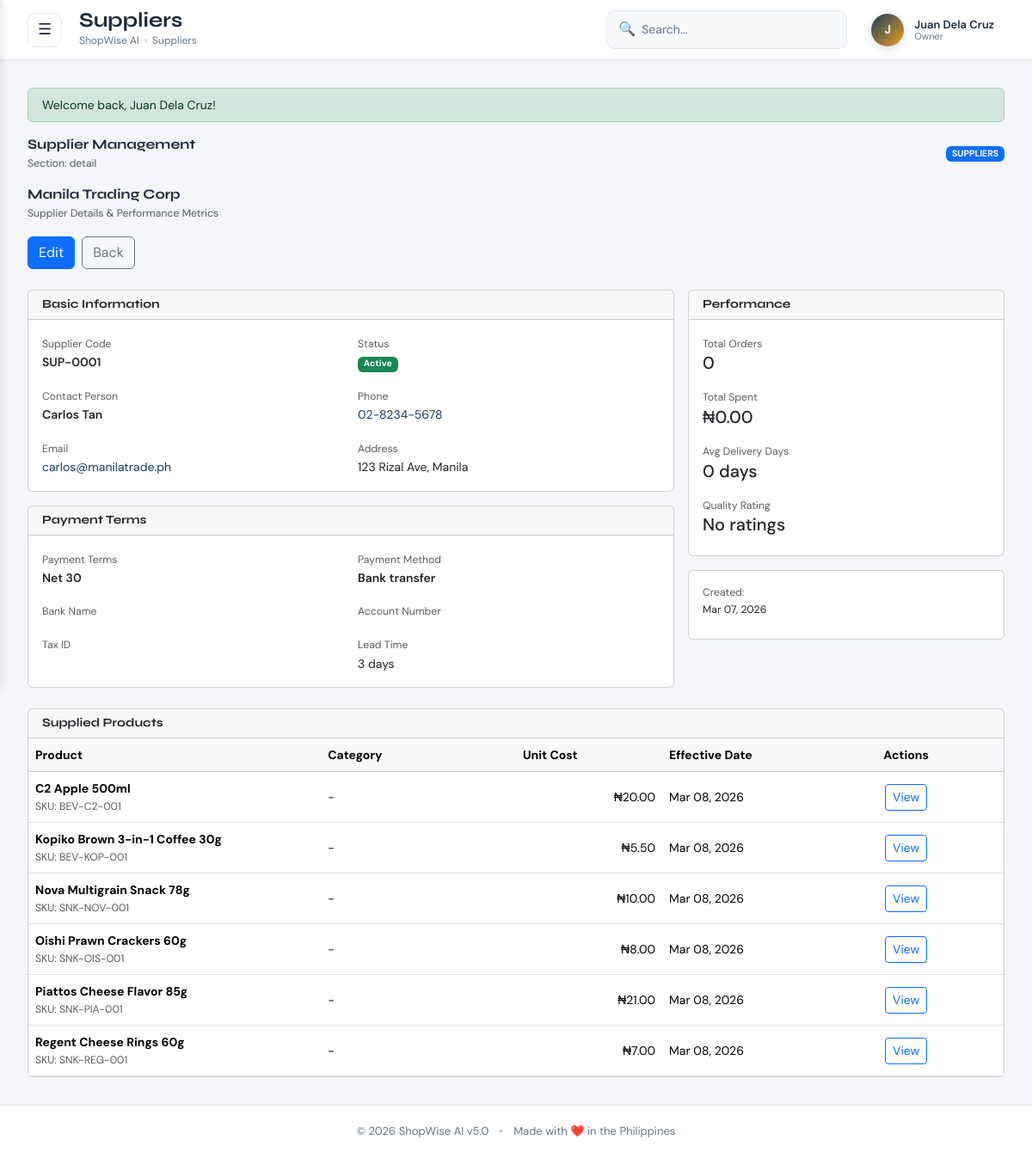
The app's page /suppliers/1 (signed in) with its own data.
### tables this page shows
CREATE TABLE suppliers (
    supplier_id INT UNSIGNED AUTO_INCREMENT PRIMARY KEY,
    supplier_name VARCHAR(100) NOT NULL,
    contact_person VARCHAR(100),
    phone VARCHAR(20),
    alt_phone VARCHAR(20) NULL,
    email VARCHAR(100) NULL,
    viber VARCHAR(20) NULL,
    address TEXT,
    payment_terms VARCHAR(60),
    credit_limit DECIMAL(12,2) DEFAULT 0.00,
    lead_time_days TINYINT UNSIGNED DEFAULT 7,
    delivery_days VARCHAR(50) NULL COMMENT 'e.g., Mon,Wed,Fri',
    min_order_value DECIMAL(12,2) DEFAULT 0.00,
    bank_details TEXT NULL,
    contract_start DATE NULL,
    contract_end DATE NULL,
    status ENUM('active','inactive','blacklisted') DEFAULT 'active',
    created_at DATETIME DEFAULT CURRENT_TIMESTAMP,
    INDEX idx_name (supplier_name),
    INDEX idx_status (status)
);

CREATE TABLE products (
    product_id INT UNSIGNED AUTO_INCREMENT PRIMARY KEY,
    branch_id INT UNSIGNED DEFAULT 1,
    product_code VARCHAR(30) NOT NULL UNIQUE,
    product_name VARCHAR(150) NOT NULL,
    product_alias VARCHAR(150) NULL COMMENT 'Search alias',
    category_id INT UNSIGNED NOT NULL,
    brand_id INT UNSIGNED NULL,
    primary_supplier_id INT UNSIGNED NULL,
    secondary_supplier_id INT UNSIGNED NULL,
    unit_of_measure VARCHAR(20) DEFAULT 'pc',
    storage_condition ENUM('dry','chilled','frozen') DEFAULT 'dry',
    description TEXT NULL,
    is_vatable TINYINT(1) DEFAULT 1,
    
    cost_price DECIMAL(12,2) NOT NULL DEFAULT 0.00,
    avg_cost_price DECIMAL(12,2) NOT NULL DEFAULT 0.00,
    selling_price DECIMAL(12,2) NOT NULL DEFAULT 0.00,
    wholesale_price DECIMAL(12,2) DEFAULT 0.00,
    min_selling_price DECIMAL(12,2) DEFAULT 0.00,
    promo_price DECIMAL(12,2) NULL,
    promo_start DATETIME NULL,
    promo_end DATETIME NULL,
    
    markup_pct DECIMAL(5,2) GENERATED ALWAYS AS (
        ROUND(((selling_price-cost_price)/NULLIF(cost_price,0))*100,2)
    ) STORED,
    margin_pct DECIMAL(5,2) GENERATED ALWAYS AS (
        ROUND(((selling_price-cost_price)/NULLIF(selling_price,0))*100,2)
    ) STORED,
    
    minimum_stock INT UNSIGNED DEFAULT 10,
    reorder_point INT UNSIGNED DEFAULT 20,
    reorder_qty INT UNSIGNED DEFAULT 50,
    maximum_stock INT UNSIGNED DEFAULT 500,
    current_stock INT UNSIGNED DEFAULT 0,
    
    image_path VARCHAR(255) NULL,
    status ENUM('active','inactive','discontinued','seasonal') DEFAULT 'active',
    
    created_by INT UNSIGNED NULL,
    created_at DATETIME DEFAULT CURRENT_TIMESTAMP,
    updated_at DATETIME DEFAULT CURRENT_TIMESTAMP ON UPDATE CURRENT_TIMESTAMP,
    
    FOREIGN KEY (category_id) REFERENCES categories(category_id) ON DELETE RESTRICT,
    FOREIGN KEY (brand_id) REFERENCES brands(brand_id) ON DELETE SET NULL,
    FOREIGN KEY (primary_supplier_id) REFERENCES suppliers(supplier_id) ON DELETE SET NULL,
    FOREIGN KEY (secondary_supplier_id) REFERENCES suppliers(supplier_id) ON DELETE SET NULL,
    FOREIGN KEY (branch_id) REFERENCES branches(branch_id) ON DELETE CASCADE,
    
    INDEX idx_code (product_code),
    INDEX idx_name (product_name),
    INDEX idx_category (category_id),
    INDEX idx_brand (brand_id),
    INDEX idx_status (status),
    INDEX idx_current_stock (current_stock)
);

### views/suppliers/detail.php (the view, shortened to what the rows shown need)
<div class="page-header gap-3 mb-4">
    <div>
        <h5 class="mb-1"><?= e($supplier['supplier_name'] ?? 'Supplier') ?></h5>
        <p class="text-muted small">Supplier Details & Performance Metrics</p>
    </div>
    <div class="d-flex gap-2">
        <?php if (canAccess(['owner', 'manager'])): ?>
            <a href="<?= e(BASE_URL) ?>/suppliers/<?= e((string)$supplier['supplier_id']) ?>/edit" class="btn btn-primary">Edit</a>
        <?php endif; ?>
        <a href="<?= e(BASE_URL) ?>/suppliers" class="btn btn-outline-secondary">Back</a>
    </div>
</div>
<div class="row g-3 mb-4">
    <div class="col-lg-8">
        <div class="card card-soft">
            <div class="card-header">
                <h6 class="mb-0">Basic Information</h6>
            </div>
            <div class="card-body">
                <div class="row g-3">
                    <div class="col-sm-6">
                        <small class="text-muted">Supplier Code</small>
                        <div class="fw-600"><?= e($supplier['supplier_code'] ?? '-') ?></div>
                    </div>
                    <div class="col-sm-6">
                        <small class="text-muted">Status</small>
                        <div>
                            <?php
                            $badgeClass = match($supplier['status'] ?? '') {
                                'active' => 'text-bg-success',
                                'inactive' => 'text-bg-warning',
                                'archived' => 'text-bg-secondary',
                                default => 'text-bg-light'
                            };
                            ?>
                            <span class="badge <?= $badgeClass ?>"><?= e(ucfirst($supplier['status'] ?? '')) ?></span>
                        </div>
                    </div>
                    <div class="col-sm-6">
                        <small class="text-muted">Contact Person</small>
                        <div class="fw-600"><?= e($supplier['contact_person'] ?? '-') ?></div>
                    </div>
                    <div class="col-sm-6">
                        <small class="text-muted">Phone</small>
                        <div><a href="tel:<?= e($supplier['phone'] ?? '') ?>"><?= e($supplier['phone'] ?? '-') ?></a></div>
                    </div>
                    <div class="col-sm-6">
                        <small class="text-muted">Email</small>
                        <div><a href="mailto:<?= e($supplier['email'] ?? '') ?>"><?= e($supplier['email'] ?? '-') ?></a></div>
                    </div>
                    <div class="col-sm-6">
                        <small class="text-muted">Address</small>
                        <div><?= e($supplier['address'] ?? '-') ?></div>
                    </div>
                </div>
            </div>
        </div>
        <div class="card card-soft mt-3">
            <div class="card-header">
                <h6 class="mb-0">Payment Terms</h6>
            </div>
            <div class="card-body">
                <div class="row g-3">
                    <div class="col-sm-6">
                        <small class="text-muted">Payment Terms</small>
                        <div class="fw-600"><?= e(ucfirst($supplier['payment_terms'] ?? '-')) ?></div>
                    </div>
                    <div class="col-sm-6">
                        <small class="text-muted">Payment Method</small>
                        <div class="fw-600"><?= e(ucfirst(str_replace('_', ' ', $supplier['payment_method'] ?? '-'))) ?></div>
                    </div>
                    <div class="col-sm-6">
                        <small class="text-muted">Bank Name</small>
                    </div>
                    <div class="col-sm-6">
                        <small class="text-muted">Account Number</small>
                    </div>
                    <div class="col-sm-6">
                        <small class="text-muted">Tax ID</small>
                    </div>
                    <div class="col-sm-6">
                        <small class="text-muted">Lead Time</small>
                        <div><?= (int)($supplier['lead_time_days'] ?? 0) ?> days</div>
                    </div>
                </div>
            </div>
        </div>
    </div>
    <div class="col-lg-4">
        <?php if (isset($performance) && $performance): ?>
            <div class="card card-soft">
                <div class="card-header">
                    <h6 class="mb-0">Performance</h6>
                </div>
                <div class="card-body">
                    <div class="mb-3">
                        <small class="text-muted">Total Orders</small>
                        <div class="h5">
                            <?= (int)($performance['total_orders'] ?? 0) ?>
                        </div>
                    </div>
                    <div class="mb-3">
                        <small class="text-muted">Total Spent</small>
                        <div class="h5">
                            ₦<?= number_format((float)($performance['total_spent'] ?? 0), 2) ?>
                        </div>
                    </div>
                    <div class="mb-3">
                        <small class="text-muted">Avg Delivery Days</small>
                        <div class="h5">
                            <?= round((float)($performance['avg_delivery_days'] ?? 0), 1) ?> days
                        </div>
                    </div>
                    <div>
                        <small class="text-muted">Quality Rating</small>
                        <div class="h5">
                            <?php
                            $rating = (float)($performance['avg_quality_rating'] ?? 0);
                            echo $rating > 0 ? round($rating, 2) . ' / 5' : 'No ratings';
                            ?>
                        </div>
                    </div>
                </div>
            </div>
        <?php endif; ?>
        <div class="card card-soft mt-3">
            <div class="card-body small">
                <div class="mb-2">
                    <span class="text-muted">Created:</span>
                    <div><?= (new DateTime($supplier['created_at'] ?? 'now'))->format('M d, Y') ?></div>
                </div>
            </div>
        </div>
    </div>
</div>
<?php if (!empty($products)): ?>
    <div class="card card-soft mt-4">
        <div class="card-header">
            <h6 class="mb-0">Supplied Products</h6>
        </div>
        <div class="table-wrap">
            <table class="table table-hover align-middle mb-0">
                <thead class="table-light">
                    <tr>
                        <th style="width: 30%;">Product</th>
                        <th style="width: 20%;">Category</th>
                        <th style="width: 15%;">Unit Cost</th>
                        <th style="width: 15%;">Effective Date</th>
                        <th style="width: 20%;" class="text-center">Actions</th>
                    </tr>
                </thead>
                <tbody>
                    <?php foreach (array_slice($products, 0, 15) as $product): ?>
                        <tr>
                            <td>
                                <strong><?= e($product['product_name'] ?? '') ?></strong>
                                <div class="small text-muted">SKU: <?= e($product['product_code'] ?? '') ?></div>
                            </td>
                            <td>
                                <?= e($product['category_name'] ?? '-') ?>
                            </td>
                            <td class="text-end">
                                ₦<?= number_format((float)($product['unit_cost'] ?? 0), 2) ?>
                            </td>
                            <td>
                                <?= (new DateTime($product['effective_date'] ?? 'now'))->format('M d, Y') ?>
                            </td>
                            <td class="text-center">
                                <a href="<?= e(BASE_URL) ?>/products/<?= e((string)$product['product_id']) ?>" class="btn btn-sm btn-outline-primary">View</a>
                            </td>
                        </tr>
                    <?php endforeach; ?>
                </tbody>
            </table>
        </div>
    </div>
<?php endif; ?>

### core/Router.php (shortened to what the rows shown need)
<?php
class Router
{
    private static array $routes = [];
    private static string $basePath = '/ShopWise_ai';
    public static function get(string $pattern, string $controller, string $method): void
    {
        self::$routes[] = [
            'method' => 'GET',
            'pattern' => $pattern,
            'controller' => $controller,
            'action' => $method
        ];
    }
    public static function post(string $pattern, string $controller, string $method): void
    {
        self::$routes[] = [
            'method' => 'POST',
            'pattern' => $pattern,
            'controller' => $controller,
            'action' => $method
        ];
    }
    public static function dispatch(): void
    {
        $requestMethod = $_SERVER['REQUEST_METHOD'];
        $requestUri = $_SERVER['REQUEST_URI'];
        $requestUri = strtok($requestUri, '?');
        $requestUri = str_replace(self::$basePath, '', $requestUri);
        foreach (self::$routes as $route) {
            if ($route['method'] !== $requestMethod) {
                continue;
            }
            $pattern = self::convertPatternToRegex($route['pattern']);
            if (preg_match($pattern, $requestUri, $matches)) {
                $params = array_filter($matches, 'is_string', ARRAY_FILTER_USE_KEY);
                $actionName = $route['action'];
                $controller = new $controllerName();
                call_user_func_array([$controller, $actionName], $params);
                return;
            }
        }
    }
    private static function convertPatternToRegex(string $pattern): string
    {
        $pattern = str_replace('/', '\/', $pattern);
        $pattern = preg_replace('/:([\w]+)/', '(?P<$1>[^\/]+)', $pattern);
        return '/^' . $pattern . '$/';
    }
}

### records on screen
suppliers: supplier_name "Manila Trading Corp", status "Active", contact_person "Carlos Tan", phone "02-8234-5678", email "carlos@manilatrade.ph", address "123 Rizal Ave, Manila", payment_terms "Net 30", lead_time_days "3", created_at "Mar 07, 2026"
products: product_name "C2 Apple 500ml", product_code "BEV-C2-001", category_name "-", cost_price "20.00", format "Mar 08, 2026"
products: product_name "Kopiko Brown 3-in-1 Coffee 30g", product_code "BEV-KOP-001", category_name "-", cost_price "5.50", format "Mar 08, 2026"
products: product_name "Nova Multigrain Snack 78g", product_code "SNK-NOV-001", category_name "-", cost_price "10.00", format "Mar 08, 2026"
products: product_name "Oishi Prawn Crackers 60g", product_code "SNK-OIS-001", category_name "-", cost_price "8.00", format "Mar 08, 2026"
products: product_name "Piattos Cheese Flavor 85g", product_code "SNK-PIA-001", category_name "-", cost_price "21.00", format "Mar 08, 2026"
products: product_name "Regent Cheese Rings 60g", product_code "SNK-REG-001", category_name "-", cost_price "7.00", format "Mar 08, 2026"

### other values on screen
$supplier['supplier_code'] "SUP-0001"
str_replace('_', ' ', $supplier['payment_method'] ?? '-') "Bank transfer"
$performance['total_orders'] "0"
$performance['total_spent'] "0.00"
$performance['avg_delivery_days'] "0"
